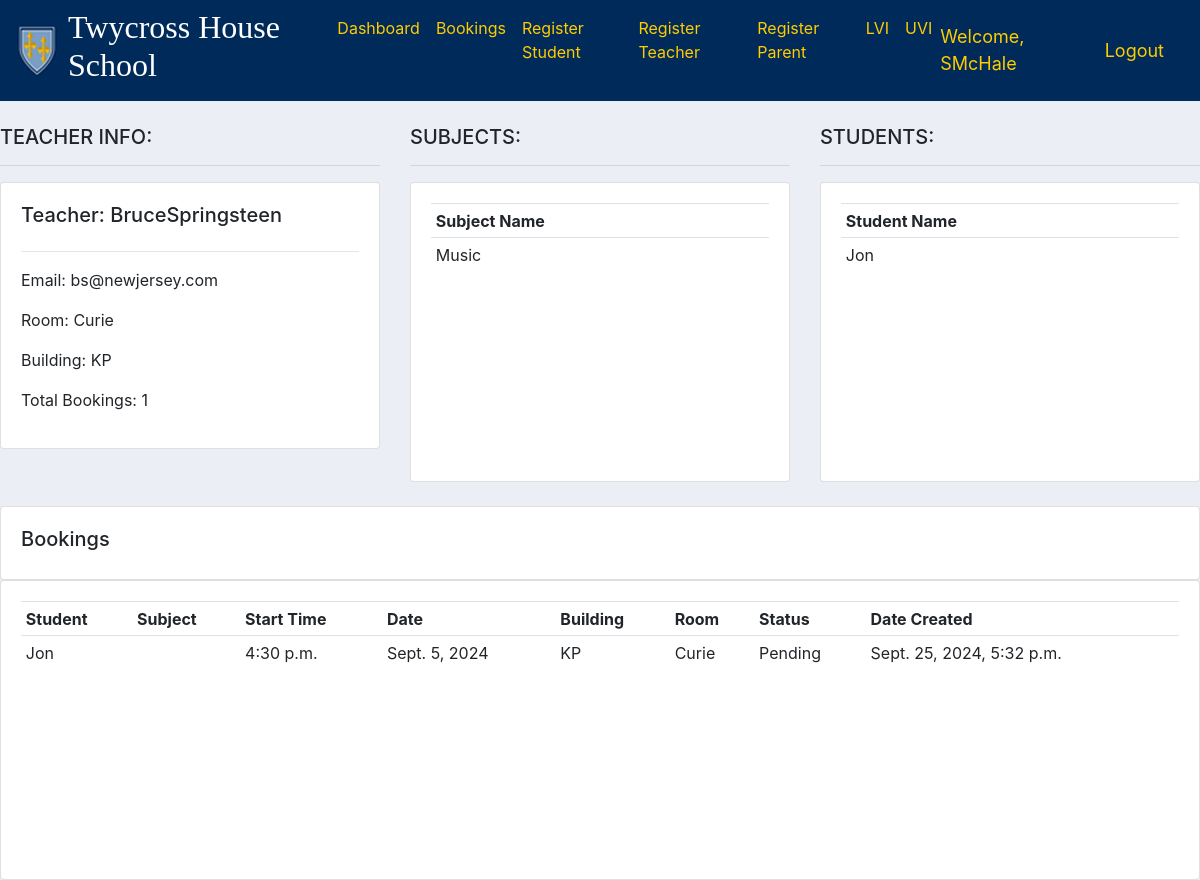
The page /teacher/17/ (signed in) on the database its author committed.
### main/models.py (models this page shows, shortened)
class Teacher(models.Model):
    user = models.OneToOneField(User, null=True, on_delete=models.CASCADE)
    name = models.CharField(max_length=200, null=True)
    email = models.CharField(max_length=200, null=True)
    building = models.ForeignKey(Building, null=True, on_delete= models.SET_NULL)
    room = models.ForeignKey(Room, null=True, on_delete= models.SET_NULL)
    subjects = models.ManyToManyField(Subject)

class Room(models.Model):
    name = models.CharField(max_length=200, null=True)
    building = models.ForeignKey(Building, null=True, on_delete= models.CASCADE)
    def __str__(self):
        return self.name

class Building(models.Model):
    name = models.CharField(max_length=200, null=True)
    def __str__(self):
        return self.name

class Subject(models.Model):
    name = models.CharField(max_length=200, null=True)

class Student(models.Model):
    YEAR_GROUP = (
        ('LVI', 'LVI'),
        ('UVI', 'UVI'),
    )
    user = models.OneToOneField(User, null=True, on_delete=models.CASCADE)
    name = models.CharField(max_length=200, null=True)
    email = models.CharField(max_length=200, null=True)
    year_group = models.CharField(max_length=200, null=True, choices=YEAR_GROUP)
    teachers = models.ManyToManyField(Teacher)
    subjects = models.ManyToManyField(Subject)
    def __str__(self):
        return self.name

class Booking(models.Model):
    STATUS = (
        ('Pending', 'Pending'),
        ('Complete', 'Complete'),
    )
    booking_id = models.UUIDField(default=uuid.uuid4, unique=True, primary_key=True)
    student = models.ForeignKey(Student, null=True, on_delete= models.CASCADE)
    teacher = models.ForeignKey(Teacher, null=True, on_delete= models.CASCADE)
    timeslot = models.ForeignKey(Timeslot, null=True, on_delete= models.CASCADE)
    status = models.CharField(max_length=200, null=True, choices=STATUS)
    date = models.ForeignKey(EveningDate, null=True, on_delete= models.CASCADE)
    date_created = models.DateTimeField(auto_now_add=True, null=True)

class Timeslot(models.Model):
    start_time = models.TimeField(null=True)
    end_time = models.TimeField(null=True)
    def __str__(self):
        return str(self.start_time)

class EveningDate(models.Model):
    YEAR_GROUP = (
        ('LVI', 'LVI'),
        ('UVI', 'UVI'),
    )
    date = models.DateField(null=True)
    timeslots = models.ManyToManyField(Timeslot)
    year_group = models.CharField(max_length=200, null=True, choices=YEAR_GROUP)

### users/decorators.py (the view)
        def wrapper_func(request, *args, **kwargs):
            group = None
            if request.user.groups.exists():
                group = request.user.groups.all()[0].name
            if group in allowed_roles:
                return view_func(request, *args, **kwargs)
            elif group == "teacher":
                return redirect('userTeacherBookings')
            elif group == "student":
                return redirect('userStudentBookings')
            elif group == "admin":
                return redirect('dashboard')
            elif group == "parent":
                return redirect('userParent')

### main/views.py (called while the page is built)
@login_required(login_url='login')
@allowed_users(allowed_roles=['admin'])
def teacher(request, pk):
    teacher = Teacher.objects.get(id=pk)
    bookings = teacher.booking_set.all()
    total_bookings = bookings.count()
    subjects = teacher.subjects.all()
    students = Student.objects.filter(teachers__name=teacher.name)
    finalBookings = sortBookings(bookings)
    context = {'teacher':teacher, 'bookings':finalBookings, 'total_bookings':total_bookings, 'subjects':subjects, 'students':students}
    return render(request, 'main/teacher.html', context)

### manual/extras.py (called while the page is built)
def sortBookings(pBookings):
    oldStringTimeslots = []
    for booking in pBookings:
        oldStringTimeslots.append(str(booking.timeslot))
    numbersTimeslots = []
    for timeslot in oldStringTimeslots:
        timeslot = timeslot.replace(":", "")
        timeslot = int(timeslot)
        numbersTimeslots.append(timeslot)
    mergeSort(numbersTimeslots)
    sortedTimeslots = []
    for item in numbersTimeslots:
        text = ""
        text += str(item)[0] + str(item)[1]
        text += ":"
        text += str(item)[2] + str(item)[3]
        text += ":"
        text += str(item)[4] + str(item)[5]
        sortedTimeslots.append(text)
    finalTimeslots = []
    for item in sortedTimeslots:
        for booking in pBookings:
            if str(booking.timeslot) == item and booking not in finalTimeslots:
                finalTimeslots.append(booking)
    return finalTimeslots

### manual/mergeSort.py (called while the page is built)
def mergeSort(mergeList):
  if len(mergeList) > 1:
    mid = len(mergeList) // 2     # Gets the midpoint as an integer
    lefthalf = mergeList[:mid]  # Puts the left half of mergelist into lefthalf
    righthalf = mergeList[mid:] # Puts the right half of mergelist into righthalf
    mergeSort(lefthalf)
    mergeSort(righthalf)
    i = 0
    j = 0
    k = 0
    while i < len(lefthalf) and j < len(righthalf):
      if lefthalf[i] < righthalf[j]:
        mergeList[k] = lefthalf[i]
        i = i + 1
      else:
        mergeList[k] = righthalf[j]
        j = j + 1
      k = k + 1
    while i < len(lefthalf):
      mergeList[k] = lefthalf[i]
      i = i + 1
      k = k + 1
    while j < len(righthalf):
      mergeList[k] = righthalf[j]
      j = j + 1
      k = k + 1

### main/templates/main/teacher.html (shortened to what this page needs)
{% extends 'main/main.html' %}
{% block content %}
<br>
<div class="row">
	<div class="col-md">
		<h5>TEACHER INFO:</h5>
        <hr>
		<div class="card card-body">
			<h5>Teacher: {{teacher.name}}</h5>
			<hr>
			<p>Email: {{teacher.email}}</p>
			<p>Room: {{teacher.room}}</p>
            <p>Building: {{teacher.building}}</p>
			<p>Total Bookings: {{total_bookings}}</p>
		</div>
	</div>
	<div class="col-md">
		<h5>SUBJECTS:</h5>
        <hr>
        <div class="card card-body" style="height: 300px; overflow-y: auto;">
            <table class="table table-sm">
                <tr>
                    <th>Subject Name</th>
                </tr>
                {% for subject in subjects %}
                    <tr>
                        <td>{{subject.name}}</td>
                    </tr>
                {% endfor %}
            </table>
        </div>
	</div>
	<div class="col-md">
		<h5>STUDENTS:</h5>
        <hr>
        <div class="card card-body" style="height: 300px; overflow-y: auto;">
            <table class="table table-sm">
                <tr>
                    <th>Student Name</th>
                </tr>
                {% for student in students %}
                    <tr>
                        <td>{{student.name}}</td>
                    </tr>
                {% endfor %}
            </table>
        </div>
	</div>
</div>
<br>
<div class="row">
	<div class="col-md">
		<div class="card card-body">
			<h5>Bookings</h5>
		</div>
		<div class="card card-body" style="height: 300px; overflow-y: auto;">
			<table class="table table-sm">
				<tr>
					<th>Student</th>
					<th>Subject</th>
					<th>Start Time</th>
					<th>Date</th>
					<th>Building</th>
					<th>Room</th>
					<th>Status</th>
					<th>Date Created</th>
				</tr>
				{% for booking in bookings %}
					<tr>
						<td>{{booking.student}}</td>
						<td>
						</td>
						<td>{{booking.timeslot.start_time}}</td>
						<td>{{booking.date.date}}</td>
						<td>{{booking.teacher.building}}</td>
						<td>{{booking.teacher.room}}</td>
						<td>{{booking.status}}</td>
						<td>{{booking.date_created}}</td>
					</tr>
				{% endfor %}
			</table>
		</div>
	</div>
</div>
{% endblock %}

### main/templates/main/navbar.html (shortened to what this page needs)
{% load static %}
<nav class="navbar navbar-expand-lg navbar-light" style="background-color: #002A5A;" id="na">
    <a href="{% url 'home' %}"><img src="{% static 'images/logo.png' %}"></a>
    <div class="collapse navbar-collapse" id="navbarNav">
      <ul class="navbar-nav">
        <li class="nav-item active">
          <h2 style="color: #ffffff; margin-left: 10px; margin-right: 10px; font-family: 'Iowan Old Style', serif;">Twycross House School</h2>
        </li>
        {% if request.user.is_staff %}
        <li class="nav-item active">
          <a class="nav-link" href="{% url 'dashboard' %}" style="color: #ffcc00;">Dashboard</a>
        </li>
        <li class="nav-item">
          <a class="nav-link" href="{% url 'bookings' %}" style="color: #ffcc00;">Bookings</a>
        </li>
        <li class="nav-item">
          <a class="nav-link" href="{% url 'registerStudent' %}" style="color: #ffcc00;">Register Student</a>
        </li>
        <li class="nav-item">
          <a class="nav-link" href="{% url 'registerTeacher' %}" style="color: #ffcc00;">Register Teacher</a>
        </li>
        <li class="nav-item">
          <a class="nav-link" href="{% url 'registerParent' %}" style="color: #ffcc00;">Register Parent</a>
        </li>
        <li class="nav-item">
          <a class="nav-link" href="{% url 'sheetLVI' %}" style="color: #ffcc00;">LVI</a>
        </li>
        <li class="nav-item">
          <a class="nav-link" href="{% url 'sheetUVI' %}" style="color: #ffcc00;">UVI</a>
        </li>
        {% elif request.user.groups.all.0.name == "parent" %}
        <li class="nav-item">
          <a class="nav-link" href="{% url 'userParent' %}" style="color: #ffcc00;">Profile</a>
        </li>
        {% else %}
        <li class="nav-item">
          <a class="nav-link" href="{% url 'login' %}" style="color: #ffcc00;">Login</a>
        </li>
        {% endif %}
      </ul>
    </div>
{% if request.user.is_staff or request.user.groups.all.0.name == "teacher" or request.user.groups.all.0.name == "student" or request.user.groups.all.0.name == "parent" %}
<span class="hello-msg">Welcome, {{request.user}}</span>
<span><a class="hello-msg" href="{% url 'logout' %}">Logout</a></span>
{% endif %}
</nav>

### static/css/main.css (style rules this page uses)
body { background-color: #ebeff5; }

### main/templates/main/navbar.html (style rules this page uses)
.hello-msg { font-size: 18px; color: #ffcc00; margin-right: 20px; }
#na { z-index:2; }

### rows shown on the page
Teacher: name "BruceSpringsteen", email "bs@newjersey.com", room "Curie", building "KP"
Subject: name "Music"
Student: name "Jon"
Booking: student "Jon", timeslot.start_time "4:30 p.m.", date "Sept. 5, 2024", teacher.building "KP", teacher.room "Curie", status "Pending", date_created "Sept. 25, 2024, 5:32 p.m."

### other values the page prints
{{ request.user }} "SMcHale"
{{ total_bookings }} "1"
